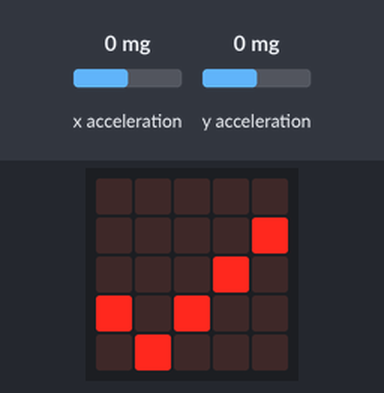
The program below on a simulated BBC micro:bit (MakeCode). On the bench: the board's 5×5 LED display. Inputs (shaded band) come from the test bench; at power-on: x acceleration 0 mg, y acceleration 0 mg.

Above: at 1.8 s.
1.9 s: x acceleration set to -183 mg
3.6 s: x acceleration set to -213 mg
At 4.0 s:
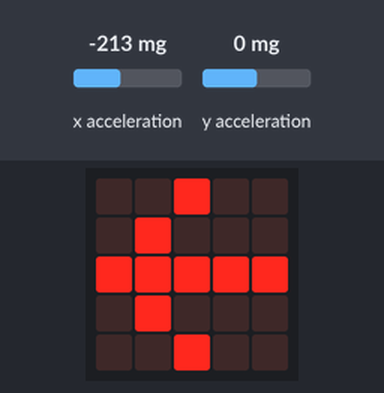
5.2 s: y acceleration set to -183 mg
6.7 s: y acceleration set to -212 mg
At 7.9 s:
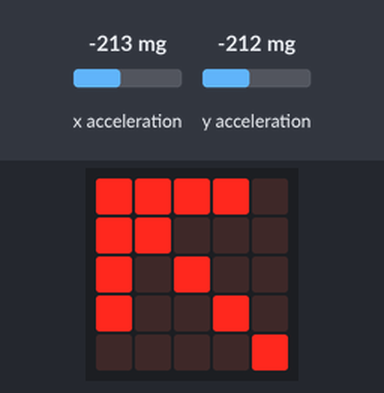
8.5 s: x acceleration set to 0 mg
At 9.8 s:
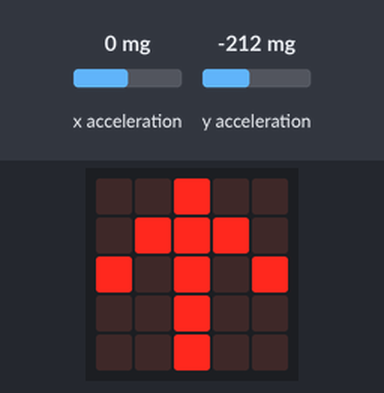
10.2 s: y acceleration set to 750 mg
At 11.7 s:
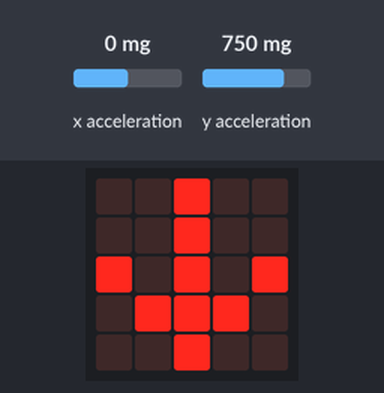
Timing chart, 0 to 12.9 s (numbered marks = the images above; inputs shaded):
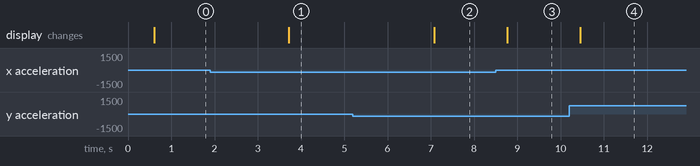

Measured:
- the behaviour switches between -199 and -200 mg on x acceleration (found by bisection; images 0 and 1)
- the behaviour switches between -199 and -200 mg on y acceleration (found by bisection; images 1 and 2)
- after the input at 1.9 s, every drawn part: stays the same
- after the input at 3.6 s, the display: changes after 0.11 s (image 1)
- after the input at 5.2 s, every drawn part: stays the same
- after the input at 6.7 s, the display: changes after 0.38 s (image 2)
- after the input at 8.5 s, the display: changes after 0.27 s (image 3)
- after the input at 10.2 s, the display: changes after 0.25 s (image 4)

The program:

main.ts
```typescript
function Définir_Y () {
    if (input.acceleration(Dimension.Y) >= Math.abs(limite)) {
        Y = 1
    } else {
        Y = 0
    }
    if (input.acceleration(Dimension.Y) <= limite) {
        Y2 = 1
    } else {
        Y2 = 0
    }
    if (input.acceleration(Dimension.Y) > limite && input.acceleration(Dimension.Y) < Math.abs(limite)) {
        Y0 = 1
    } else {
        Y0 = 0
    }
}
function Definir_X () {
    if (input.acceleration(Dimension.X) >= Math.abs(limite)) {
        X = 1
    } else {
        X = 0
    }
    if (input.acceleration(Dimension.X) <= limite) {
        X2 = 1
    } else {
        X2 = 0
    }
    if (input.acceleration(Dimension.X) > limite && input.acceleration(Dimension.X) < Math.abs(limite)) {
        X0 = 1
    } else {
        X0 = 0
    }
}
let X0 = 0
let X2 = 0
let X = 0
let Y0 = 0
let Y2 = 0
let Y = 0
let limite = 0
limite = -200
basic.showIcon(IconNames.Heart)
basic.forever(function () {
    Definir_X()
    Définir_Y()
    if (Y0 && X0) {
        basic.showIcon(IconNames.Yes)
    }
    if (Y0 && X2) {
        basic.showLeds(`
            . . # . .
            . # . . .
            # # # # #
            . # . . .
            . . # . .
            `)
    }
    if (Y0 && X) {
        basic.showLeds(`
            . . # . .
            . . . # .
            # # # # #
            . . . # .
            . . # . .
            `)
    }
    if (Y2 && X0) {
        basic.showLeds(`
            . . # . .
            . # # # .
            # . # . #
            . . # . .
            . . # . .
            `)
    }
    if (Y2 && X2) {
        basic.showLeds(`
            # # # # .
            # # . . .
            # . # . .
            # . . # .
            . . . . #
            `)
    }
    if (Y2 && X) {
        basic.showLeds(`
            . # # # #
            . . . # #
            . . # . #
            . # . . #
            # . . . .
            `)
    }
    if (Y && X0) {
        basic.showLeds(`
            . . # . .
            . . # . .
            # . # . #
            . # # # .
            . . # . .
            `)
    }
    if (Y && X2) {
        basic.showLeds(`
            . . . . #
            # . . # .
            # . # . .
            # # . . .
            # # # # .
            `)
    }
    if (Y && X) {
        basic.showLeds(`
            # . . . .
            . # . . #
            . . # . #
            . . . # #
            . # # # #
            `)
    }
})
```

test.ts
```typescript
// les tests vont ici ; cela ne sera pas compilé si ce paquet est utilisé en tant qu'extension.
```
